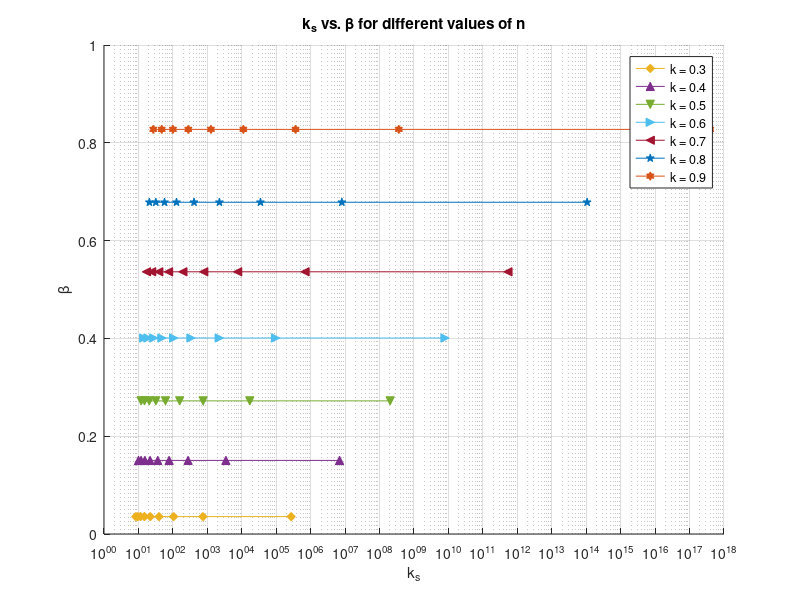

The MATLAB script that drew this image:
clc; clear;
% This script calculates and plots ks values for beta for k values from 0.1 to 0.9
% and n values from 0.1 to 0.9.

% Parameters
k_start = 0.1;
k_end = 0.9;
k_step = 0.1;
k_values = k_start:k_step:k_end;
n_values = 0.1:0.1:0.9; % n values from 0.1 to 0.9

% Coefficients from the given polynomial fit for beta
beta_values = zeros(size(k_values));

% Initialize figure
figure;
hold on;

% Define markers and colors for different n values
markers = {'o', 's', 'd', '^', 'v', '>', '<', 'p', 'h', '*', 'x'};
colors = lines(length(n_values)); % Use distinct colors for each unique n value

% Loop over each n value
for j = 1:length(k_values)
    ks_values = zeros(size(n_values));
    k = k_values(j);

    % Loop over each k value to calculate ks
    for i = 1:length(n_values)
        n = n_values(i);
        beta = 0.3410*k^2 + 0.9106*k - 0.2683;
        beta_values(i)=beta;
        % Skip negative beta values
        if beta <= 0
            continue;
        end

        beta1_sq = (k^2 - 1) / (2 * log(k)); % Given k
        beta1 = sqrt(beta1_sq); % Fixed parameter beta1
        s = 1 / n; % Define s = 1/n

        % Compute the first term
        term1 = (1 + k^2 - 2 * beta1^2) / 4;
        part1 = (term1)^(1 / (n - 1));

        % Compute the second term
        term2_ts = (3 + s) * (1 - k^2);
        term2_ms_p1 = (1 - beta^2)^(1 + s);
        term2_ms_p2 = k^(1 - s);
        term2_ms_p3 = (beta^2 - k^2)^(1 + s);
        term2_ms = term2_ms_p1 - term2_ms_p2 * term2_ms_p3;
        term2 = term2_ts / term2_ms;

        part2 = term2^(n / (n - 1));

        % Compute ks
        ks = (1 - k) * part1 * part2;

        % Skip negative ks values
        if ks <= 0
            continue;
        end

        ks_values(i) = ks;
    end
    
    % Remove zeros from ks_values and corresponding beta_values
    valid_idx = ks_values > 0;
    ks_values = ks_values(valid_idx);
    beta_values_valid = beta_values(valid_idx);

    % Plot ks values for the current n as a line with filled markers
    plot( ks_values, beta_values_valid, '-o', ...
        'Marker', markers{mod(j-1, length(markers))+1}, ...
        'MarkerFaceColor', colors(j,:), ...
        'MarkerEdgeColor', colors(j,:), ...
        'Color', colors(j,:), ...
        'DisplayName', sprintf('k = %.1f', k));
end

% Set plot properties
ylabel('\beta');
xlabel('k_s');
title('k_s vs. \beta for different values of n');
legend show;
set(gca, 'XScale', 'log');

grid on;
hold off;